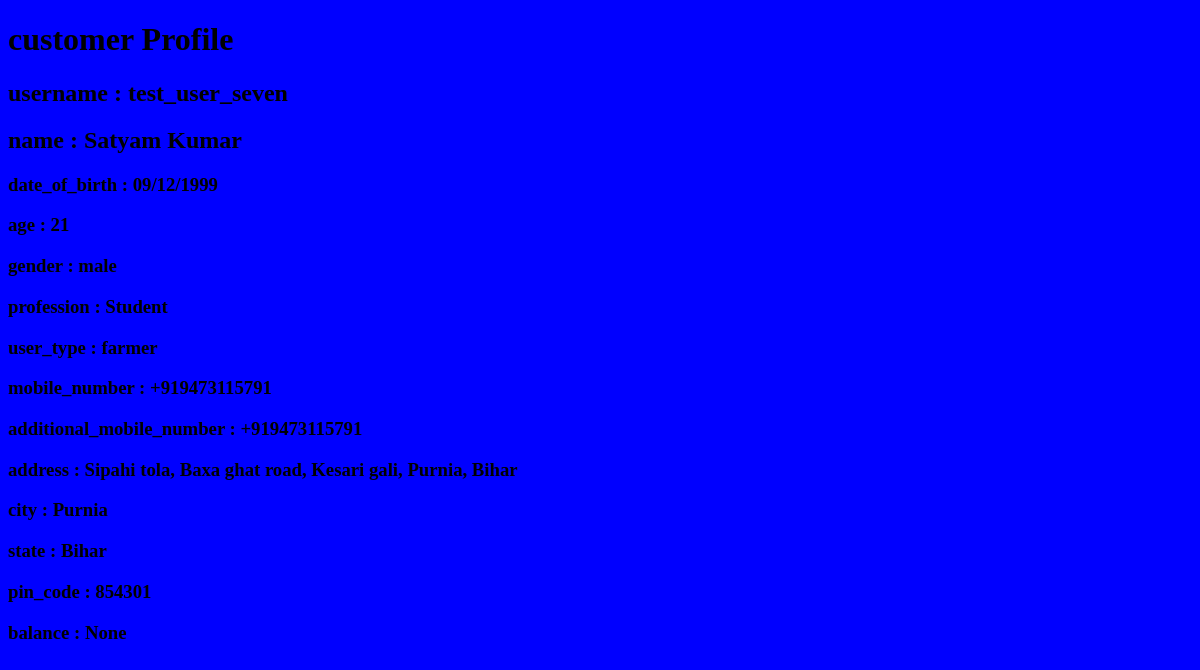
Page /customer/profile/ (signed in) on the earlier database version.
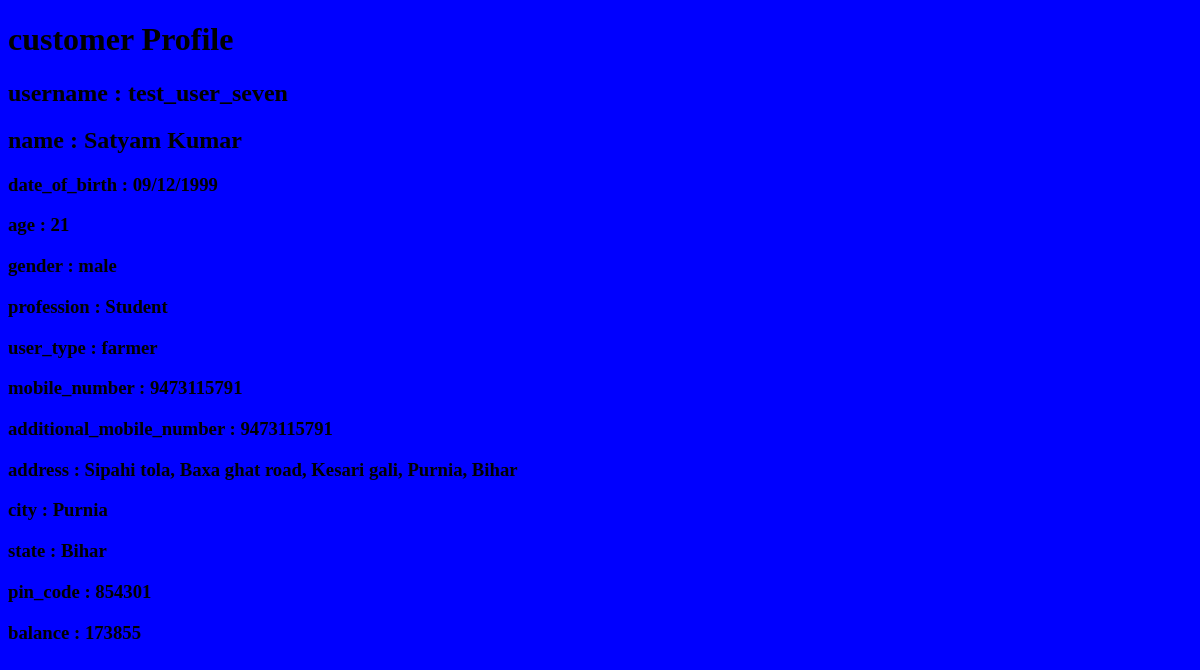
Same page on the later database version.
### accounts/models.py (models this page shows, shortened)
class UserProfile(models.Model):
    GENDER = (
        ('male', 'male'),
        ('female', 'female'),
        ('not defined', 'not defined'),
    )
    USERTYPE = (
        ('farmer', 'farmer'),
        ('shopkeeper', 'shopkeeper'),
    )
    user = models.OneToOneField(User, null=True, blank=True, on_delete=models.CASCADE)
    name = models.CharField(max_length=200, null=False)
    date_of_birth = models.CharField(max_length=200, null=False)
    age = models.IntegerField(null=False)
    gender = models.CharField(max_length=200, null=False, choices=GENDER)
    profession = models.CharField(max_length=200, null=False)
    user_type = models.CharField(max_length=200, null=False, choices=USERTYPE)
    mobile_number = models.CharField(max_length=10, null=False)
    additional_mobile_number = models.CharField(max_length=10, null=True)
    address = models.CharField(max_length=300, null=False)
    city = models.CharField(max_length=200, null=False)
    state = models.CharField(max_length=200, null=False)
    pin_code = models.IntegerField(null=False)
    balance = models.IntegerField(null=True)

### customer/views.py (the view)
# urls.py: path('profile/', views.CustomerProfile, name='customer_profile'),
def CustomerProfile (request):
    username = request.user.username
    u = User.objects.get(username=username)
    name = u.userprofile.name
    date_of_birth = u.userprofile.date_of_birth
    age =u.userprofile.age
    gender = u.userprofile.gender
    profession =u.userprofile.profession
    user_type = u.userprofile.user_type
    mobile_number =u.userprofile.mobile_number
    additional_mobile_number =u.userprofile.additional_mobile_number
    address =u.userprofile.address
    city = u.userprofile.city
    state =u.userprofile.state
    pin_code =u.userprofile.pin_code
    balance = u.userprofile.balance
    return render (request, 'customerProfile.html', {
        "username":username,
        'name':name,
        'date_of_birth':date_of_birth,
        'age':age,
        'gender':gender,
        'profession':profession,
        'user_type':user_type,
        'mobile_number':mobile_number,
        'additional_mobile_number':additional_mobile_number,
        'address':address,
        'city':city,
        'state':state,
        'pin_code':pin_code,
        'balance':balance,
    })

### customer/templates/customerProfile.html (shortened to what this page needs)
<!DOCTYPE html>
{% load static %}
<html lang="en" dir="ltr">
    <head>
        <link rel="stylesheet" href="{% static 'css/customerProfile.css' %}">
    </head>
    <body>
        <h1>customer Profile</h1>
        <h2>username : {{username}}</h2>
        <h2>name : {{name}}</h2>
        <h3>date_of_birth : {{date_of_birth}}</h3>
        <h3>age : {{age}}</h3>
        <h3>gender : {{gender}}</h3>
        <h3>profession : {{profession}}</h3>
        <h3>user_type : {{user_type}}</h3>
        <h3>mobile_number : {{mobile_number}}</h3>
        <h3>additional_mobile_number : {{additional_mobile_number}}</h3>
        <h3>address : {{address}}</h3>
        <h3>city : {{city}}</h3>
        <h3>state : {{state}}</h3>
        <h3>pin_code : {{pin_code}}</h3>
        <h3>balance : {{balance}}</h3>
    </body>
</html>

### static/css/customerProfile.css (style rules this page uses)
body { background-color: blue; }

Differences in the rows shown:
changed UserProfile "Satyam Kumar": mobile_number "+919473115791" → "9473115791"; additional_mobile_number "+919473115791" → "9473115791"
Other differences:
{{ balance }}: "None" → "173855"
